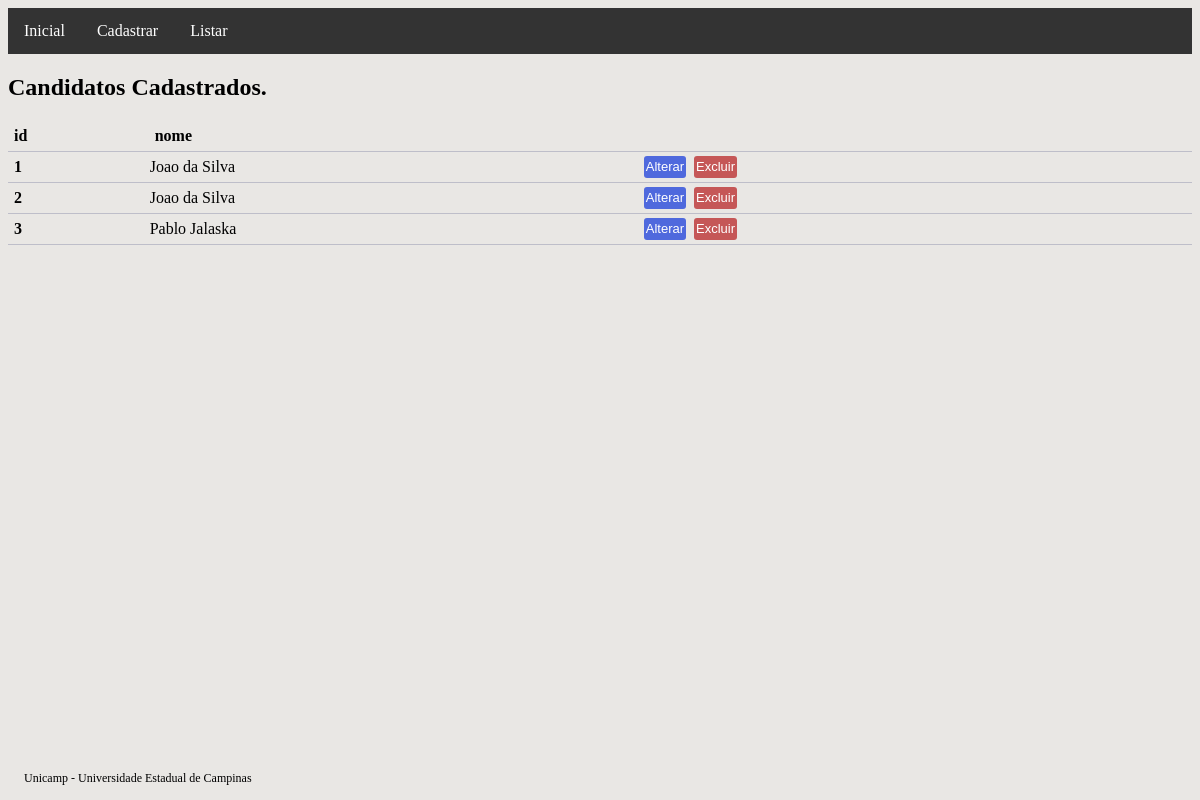
The page /candidato-list on the database as committed earlier.
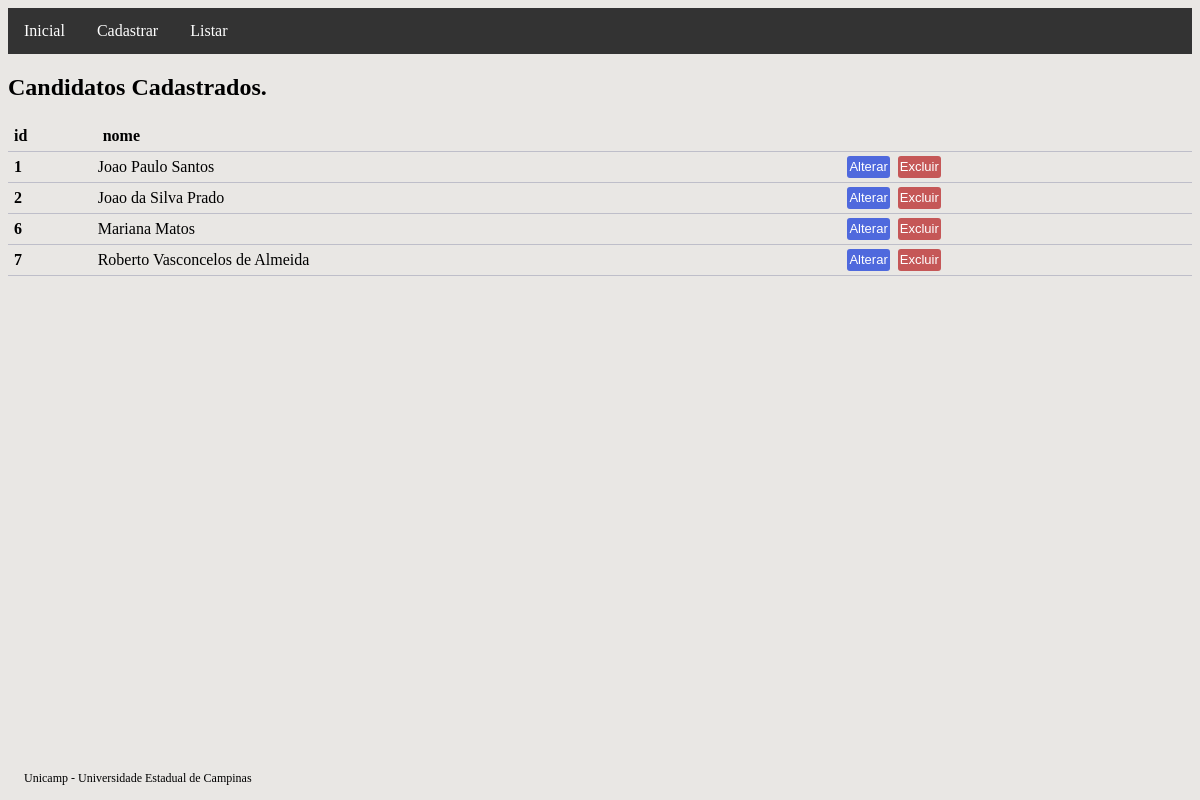
The same page on the database as committed later.
### main/models.py (models this page shows)
class Candidato(models.Model):
    nome = models.CharField(max_length=100, db_index=True, null=False, blank=False)
    aprovado = models.BooleanField(null=True)
    habilitado = models.BooleanField(null=True)

### main/views.py (the view)
# urls.py: path('candidato-list', CadastroCandidatosList.as_view(template_name='candidato_list.html'), name='candidato_list'),
class CadastroCandidatosList(ListView):
    model = Candidato

### main/templates/candidato_list.html (shortened to what this page needs)
{% extends "base.html" %}
{% block conteudo %}
{% if candidato_list %}
<h2>Candidatos Cadastrados.</h2>
<table class="tabela">
    <thead>
        <tr>
            <th>id</th>
            <th>nome</th>
        </tr>
    </thead>
    <tbody>
        {% for n in candidato_list %}
        <tr>
            <th scope="row">{{ n.pk }}</th>
            <td>{{ n.nome }}</td>
            <td>
                <a href="{% url 'candidato_update' pk=n.pk %}"><button class="botao_confirmar">Alterar</button></a>
                <a href="{% url 'candidato_delete' pk=n.pk %}"><button class="botao_aviso">Excluir</button></a>
            </td>
        </tr>
        {% endfor %}
    </tbody>
</table>
{% else %}
<h2>Não há candidatos cadastrados.</h2>
{% endif %}
{% endblock conteudo %}

Rows that differ between the two databases and show on the page:
removed Candidato: pk "3", nome "Pablo Jalaska"
changed Candidato id 1: nome "Joao da Silva" → "Joao Paulo Santos"
changed Candidato id 2: nome "Joao da Silva" → "Joao da Silva Prado"
added Candidato: pk "6", nome "Mariana Matos"
added Candidato: pk "7", nome "Roberto Vasconcelos de Almeida"
